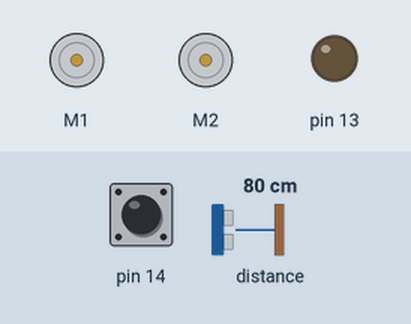
This sketch was run on a simulated Arduino Leonardo, built with avr-gcc and run on an emulated ATmega32U4. Parts: 2 × DC motor (green arrow = forward, orange = backward, longer = faster), output pins drawn as LEDs (lit = HIGH). Inputs (shaded band) come from the test bench; at power-on: pin 14 HIGH, distance to the obstacle 80 cm. What the sketch prints to the serial monitor is not drawn.

Above: at 0.8 s.
0.9 s: pin 14 pulled LOW for 0.15 s
At 2.4 s:
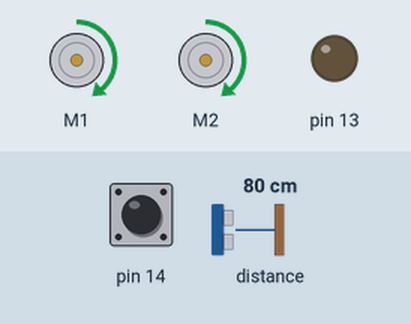
3.5 s: distance to the obstacle set to 49 cm
5.0 s: distance to the obstacle set to 42 cm
At 6.2 s:
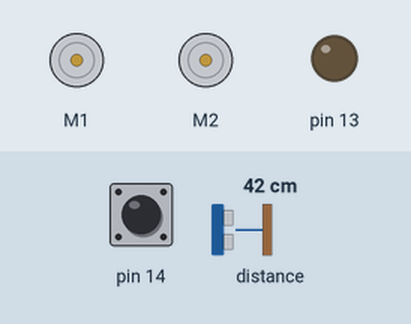
6.5 s: distance to the obstacle set to 34 cm
At 6.8 s:
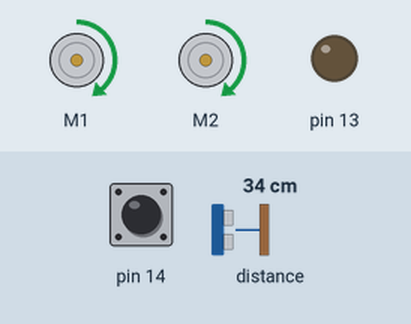
8.0 s: distance to the obstacle set to 2 cm
At 9.0 s:
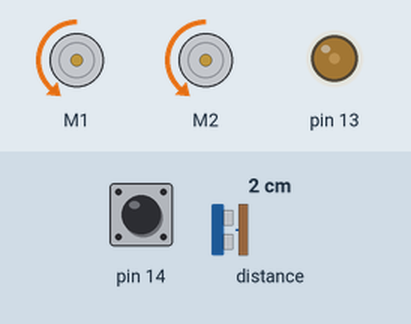
11.0 s: distance to the obstacle set to 18 cm
At 12.7 s:
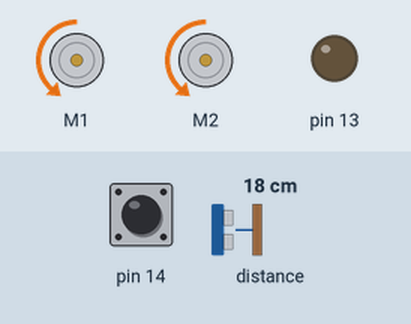
Timing chart, 0 to 60.3 s (numbered marks = the images above; inputs shaded):
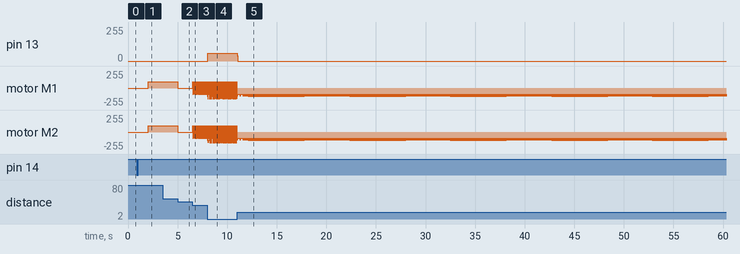

Measured:
- the behaviour switches between 47 and 46 cm on distance to the obstacle (found by bisection; images 1 and 2)
- the behaviour switches between 38 and 37 cm on distance to the obstacle (found by bisection; images 2 and 3)
- after the input at 0.9 s, motor M1, motor M2: stopped → forward 95/255 after 1.2 s
- after the input at 5.0 s, motor M1, motor M2: forward 95/255 → stopped at once
- after the input at 6.5 s, motor M1, motor M2: alternates forward 95/255 for 0.02 s and backward 95/255 for 0.02 s, starting at once
- after the input at 8.0 s, pin 13: 0/255 → 57/255 after 0.06 s
- after the input at 11.0 s, pin 13: 57/255 → 0/255 at once

The sketch:

ProximitySensor.ino
```cpp
#include <Wire.h>
#include <Zumo32U4.h>

Zumo32U4Motors motors;
Zumo32U4ButtonA buttonA;
Zumo32U4ProximitySensors proxSensors;

int speedAchteruit = -100;

void setup() {

  //wachten op button A
  buttonA.waitForButton();

  //de drie proximity sensoren activeren
  proxSensors.initThreeSensors();

  Serial.begin(9600);
  delay(1000);

}

void loop() {

  //Zorgen dat de leds uit staan
  ledRed(0);
  ledGreen(0);
  ledYellow(0);

  //Zorgen dat er waardes worden gelezen met de sensor
  proxSensors.read();

  //int waardes van sensoren toekennen
  int left_sensor = proxSensors.countsFrontWithLeftLeds();
  int right_sensor = proxSensors.countsFrontWithRightLeds();
  int left_center = proxSensors.countsLeftWithLeftLeds();
  int right_center = proxSensors.countsRightWithRightLeds();

  //Motors
  motors.setLeftSpeed(150);
  motors.setRightSpeed(150);

  //Als proximity sensor een count heeft van 2, krijgt de motor speed een waarde van 0, waardoor de zumo stil staat
 if (proxSensors.countsFrontWithLeftLeds() == 2 || proxSensors.countsFrontWithRightLeds() == 2) {
     motors.setLeftSpeed(0);
    motors.setRightSpeed(0);


 }
    //Als proximity sensor een count heeft van minder dan 2,  krijgt de motor speed een waarde van speedAchteruit,
    //waardoor de zumo stil naar achteren rijdt in increments van 50 op basis van de "counts" van de proxSensors.
if (proxSensors.countsFrontWithLeftLeds() > 2 || proxSensors.countsFrontWithRightLeds() > 2 ) {
    ledRed(1);
    motors.setLeftSpeed(speedAchteruit - 50 );
    motors.setRightSpeed(speedAchteruit - 50 );
}
if (proxSensors.countsFrontWithLeftLeds() > 3 || proxSensors.countsFrontWithRightLeds() > 3 ) {
    ledRed(1);
    ledGreen(1);
    motors.setLeftSpeed(speedAchteruit - 100 );
    motors.setRightSpeed(speedAchteruit - 100 );

}
if (proxSensors.countsFrontWithLeftLeds() > 5 || proxSensors.countsFrontWithRightLeds() > 5 ) {
    ledRed(1);
    ledGreen(1);
    ledYellow(1);
    motors.setLeftSpeed(speedAchteruit - 150 );
    motors.setRightSpeed(speedAchteruit - 150 );
}

  //Serial monitor waardes afdrukken
  Serial.print("       Links: ");
  Serial.println(left_sensor);
  Serial.print("       Rechts: ");
  Serial.println(right_sensor);

}
```
